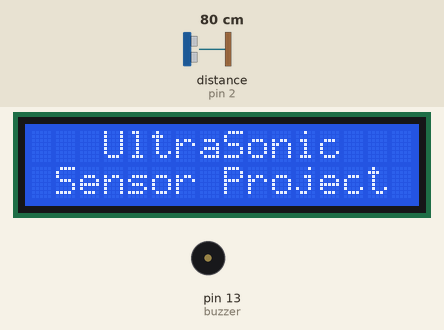
This sketch was run on a simulated Arduino Uno, built with avr-gcc and run on an emulated ATmega328P. Shown: 16×2 character LCD, buzzer (waves = sounding). Inputs (shaded band) come from the test bench; at power-on: distance to the obstacle (sensor on pin 2) 80 cm. The echo pulse lasts 58.3 µs per cm.

Above: at 5.1 s.
At 19.2 s:
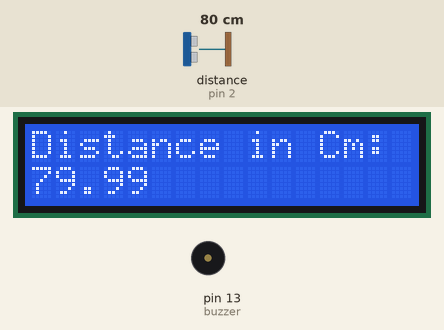
19.3 s: distance to the obstacle (sensor on pin 2) set to 66 cm
At 21.8 s:
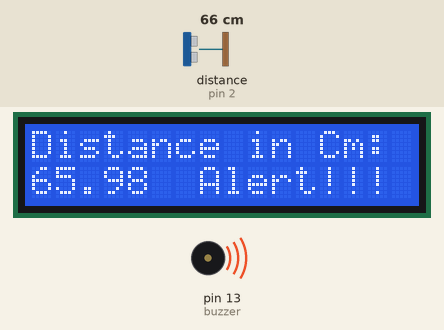
22.9 s: distance to the obstacle (sensor on pin 2) set to 2 cm
At 24.8 s:
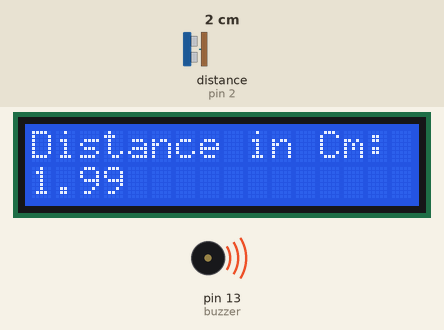
26.5 s: distance to the obstacle (sensor on pin 2) set to 60 cm
At 28.7 s:
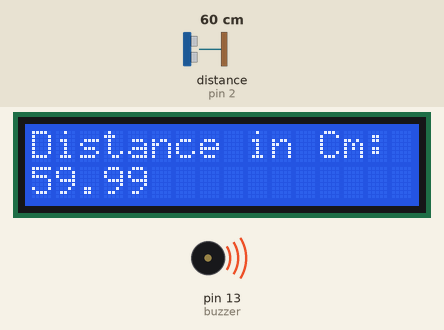
Timing chart, 0 to 30.2 s (numbered marks = the images above; inputs shaded):
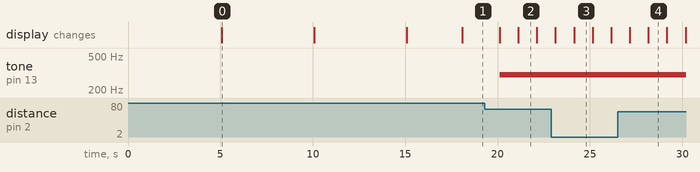

Measured:
- the behaviour switches between 71 and 70 cm on distance to the obstacle (sensor on pin 2) (found by bisection; images 1 and 2)
- after the input at 19.3 s, tone on pin 13 (buzzer): silent → 300 Hz after 0.81 s; the display: first changes after 0.82 s (image 2 shows a later state)
- after the input at 22.9 s, the display: first differs from a run without the input after 1.2 s (image 3)
- after the input at 26.5 s, the display: first differs from a run without the input after 1.7 s (image 4)
- what the display in image 0 shows lasts 5.0 s, from 5.1 s to 10.1 s
- what the display in image 2 shows lasts 1.0 s, from 21.1 s to 22.1 s

The sketch:

code.ino
```cpp
// C++ code
//

#define echo 2
#define trig 3
#define buzzer 13

#include <LiquidCrystal.h>

float duration;
float distance;

LiquidCrystal lcd(12,11,7,6,5,4);

void setup()
{
  lcd.begin(16,2);
  pinMode(trig,OUTPUT);
  pinMode(echo,INPUT);

  lcd.setCursor(1,0);
  lcd.print("Welcome Punit");
  delay(5000);

  lcd.clear();
  lcd.setCursor(3,0);
  lcd.print("UltraSonic");
  lcd.setCursor(1,1);
  lcd.print("Sensor Project");
  delay(5000);

  lcd.clear();
  lcd.print("Smart Security");
  lcd.setCursor(0,1);
  lcd.print("Alarm System");
  delay(5000);

  lcd.clear();
  lcd.print("Scanning...");
  delay(3000);
}

void timeMeasurement()
{
  //triggering the Trig pin of US sensor by creating a pulse
  digitalWrite(trig,LOW);
  delayMicroseconds(2);
  digitalWrite(trig,HIGH);
  delayMicroseconds(10);
  digitalWrite(trig,LOW);

  //duration of pragration of ultrasonic sound
  duration = pulseIn(echo,HIGH);
}

void displayDistance()
{
  lcd.clear();
  lcd.setCursor(0,0);
  lcd.print("Distance in Cm:");
  lcd.setCursor(0,1);
  lcd.print(distance);
  delay(1000);
}

void loop()
{
  timeMeasurement();
  distance = duration * (0.0343) / 2;

  if (distance <= 70)
  {
    tone(buzzer,300);
    lcd.clear();
    displayDistance();
    lcd.setCursor(7,1);
    lcd.print("Alert!!!");
    delay(1000);
  }
  else
  {
    noTone(buzzer);
    lcd.clear();
    displayDistance();
  }
}
```
